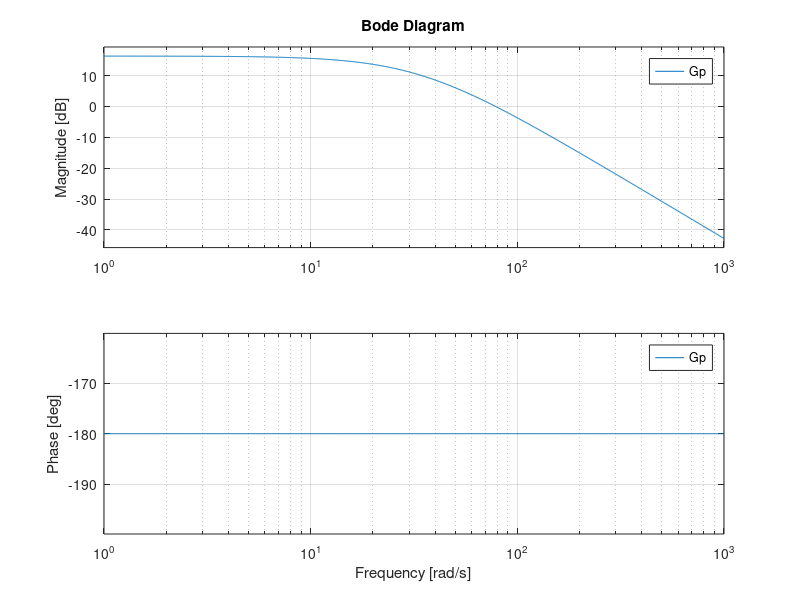
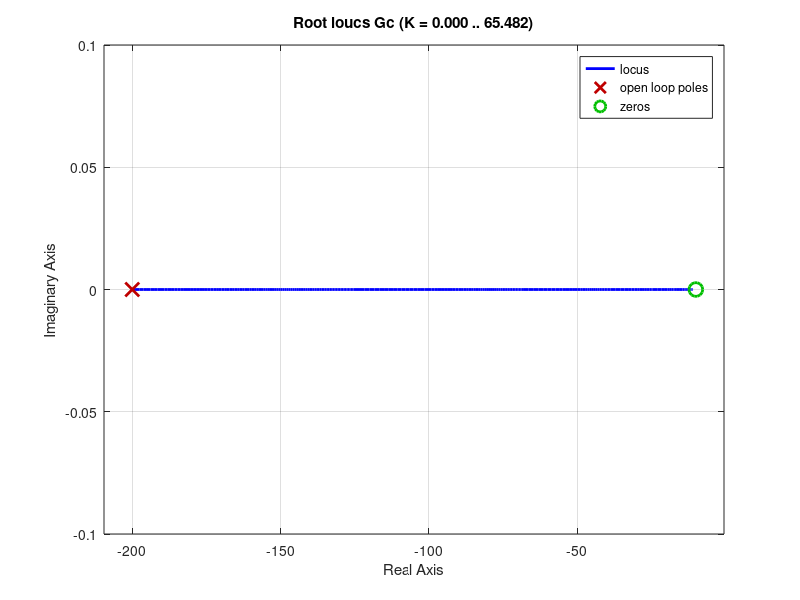
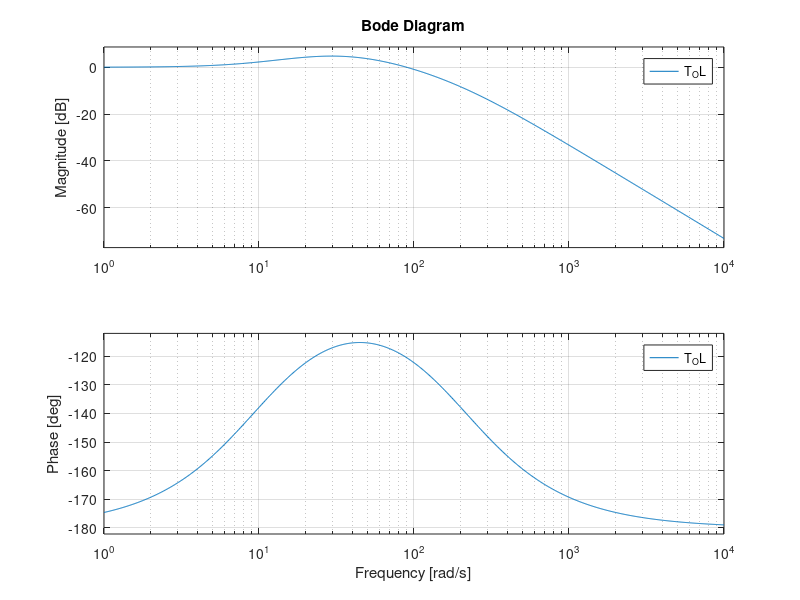
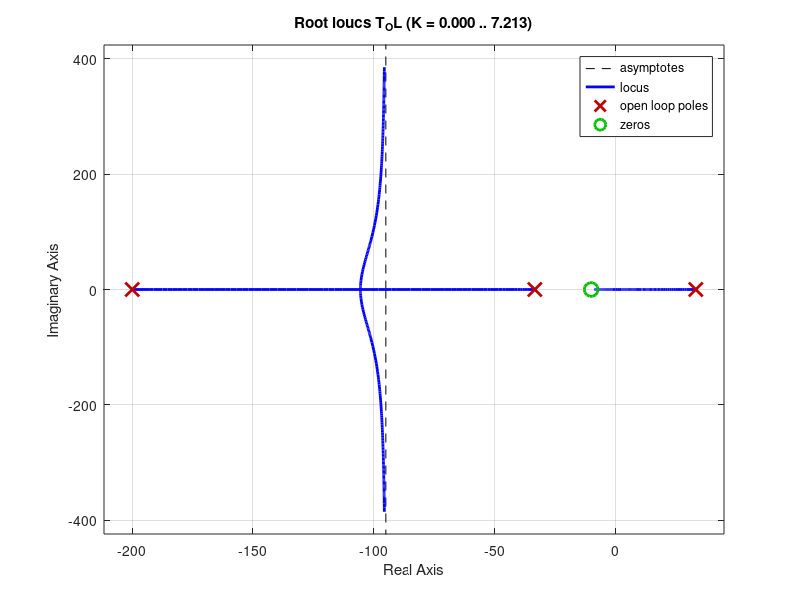

Reproduce these figures in MATLAB, in order.
%%% prelab 5b
s = tf('s');
Ki = 0.21; Kx = 31.3; a = 976; m = 28.2/1000;
Ka = 2; %%% Current amplifier gain = 2 A/V
%% Plant 
Gp = a*Ki/(m*(s^2 - Kx/m))
figure
bode(Gp)
figure
rlocus(Gp)

%% Controller
Kc = (2*Kx)/(a*Ka*Ki)
z_c = 10; p_c = 20*z_c;
Gc = Kc*(1+(s/z_c))/(1+(s/p_c));
%%%% Gc = -[10^4/R1]*[((R1+R2)*C*s+1)/(RC*s+1)]
rlocus(Gc)

%% Open loop system
T_OL = Gc*Gp
T_CL = feedback(T_OL,1)
figure
bode(T_OL)
figure
rlocus(T_OL)
figure
step(T_OL)